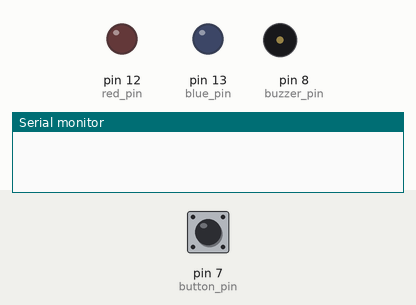
Simulated run of this sketch. Board: Arduino Uno, built with avr-gcc and run on an emulated ATmega328P. Shown: output pins drawn as LEDs (lit = HIGH), buzzer (waves = sounding, pin HIGH), the last lines printed to the serial monitor. Dashed ring = blinking. The test bench sets the inputs (shaded band); at power-on: pin 7 (button_pin) LOW.

Above: at 1.2 s.
1.3 s: pin 7 (button_pin) pulled HIGH for 0.15 s
At 1.92 s:
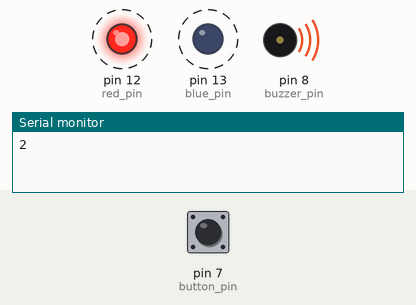
4.3 s: pin 7 (button_pin) pulled HIGH for 1 s
At 5.4 s:
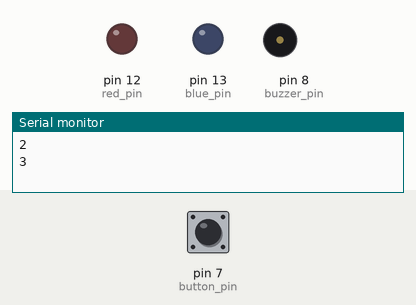
6.8 s: pin 7 (button_pin) pulled HIGH for 3.2 s
At 6.92 s:
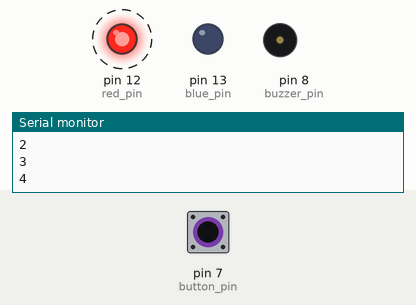
Timing chart, 0 to 17.5 s (numbered marks = the images above; inputs shaded):
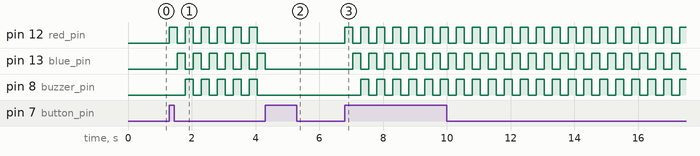

The sketch:

PoliceSiren.ino
```cpp
const int buzzer_pin = 8;
const int button_pin = 7;
const int red_pin = 12;
const int blue_pin = 13;
int base_flag = 0, past_state=0, current_state, press_count = 1;

void Light()
{
  if(base_flag == 0)
  {
    digitalWrite(blue_pin, LOW);
    digitalWrite(red_pin, HIGH);
    base_flag = 1;
  }
  else
  {
    digitalWrite(red_pin, LOW);
    digitalWrite(blue_pin, HIGH);
    base_flag = 0;
  }
  delay(250);
}

void Buzzer()
{
  if(base_flag == 0)
  {
    digitalWrite(buzzer_pin, HIGH);
  }
  else
  {
    digitalWrite(buzzer_pin, LOW);
  }
}

void BeginEvent()
{
  Light();
  Buzzer();
}

void EndEvent()
{
  digitalWrite(blue_pin, LOW);
  digitalWrite(red_pin, LOW);
  digitalWrite(buzzer_pin, LOW);
}

void setup()
{
  Serial.begin(9600);
  pinMode(buzzer_pin, OUTPUT);
  pinMode(red_pin, OUTPUT);
  pinMode(blue_pin, OUTPUT);
  pinMode(button_pin, INPUT);
}
void loop()
{
  current_state = digitalRead(button_pin);
  if(current_state == HIGH && past_state == LOW)
  {
    press_count++;
    Serial.println(press_count);
  }
  if(press_count%2 == 0)
  {
    BeginEvent();
  }
  else
  {
    EndEvent();
  }
  past_state = current_state;
}
```

Measured:
- after the input at 1.3 s, pin 12 (red_pin): alternates HIGH for 0.25 s and LOW for 0.25 s, starting at once; pin 13 (blue_pin): alternates HIGH for 0.25 s and LOW for 0.25 s, starting after 0.25 s; pin 8 (buzzer_pin): alternates HIGH for 0.25 s and LOW for 0.25 s, starting after 0.50 s
- after the input at 4.3 s, pin 12 (red_pin), pin 8 (buzzer_pin): stops changing and stays LOW; pin 13 (blue_pin): goes on until 4.3 s, then stays LOW
- after the input at 6.8 s, pin 12 (red_pin): alternates HIGH for 0.25 s and LOW for 0.25 s, starting at once; pin 13 (blue_pin): alternates HIGH for 0.25 s and LOW for 0.25 s, starting after 0.25 s; pin 8 (buzzer_pin): alternates HIGH for 0.25 s and LOW for 0.25 s, starting after 0.50 s
